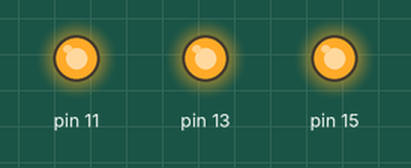
This program was run on a simulated Raspberry Pi (header pin numbers). On the bench: output pins drawn as LEDs (lit = HIGH). Threads take turns every 2 ms; what the program prints to the terminal is not drawn.

Above: at 0.04 s.
At 0.68 s:
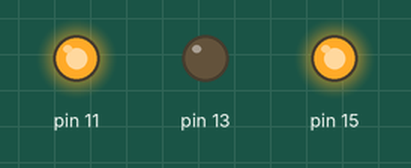
At 1.24 s:
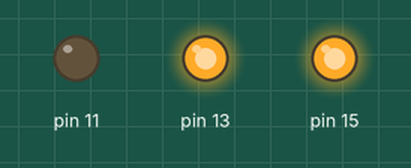
At 2.52 s:
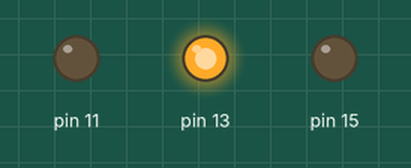
At 3.72 s:
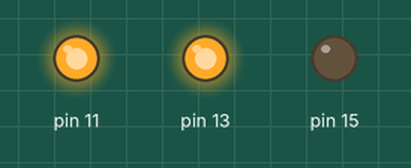
At 5.08 s:
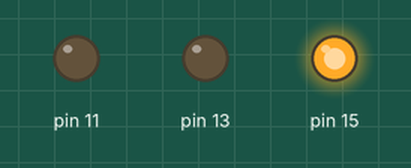
Timing chart, 0 to 5.4 s (numbered marks = the images above):
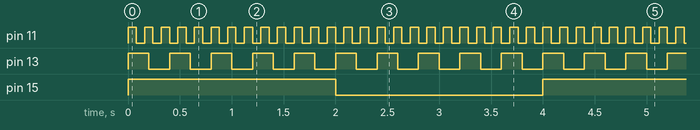

The program:

onoff.py
```python
import RPi.GPIO as GPIO
from time import sleep
import thread

GPIO.setmode(GPIO.BOARD)

GPIO.setup(11, GPIO.OUT)
GPIO.setup(13, GPIO.OUT)
GPIO.setup(15, GPIO.OUT)

def fast():
    while True:
        GPIO.output(11, True)
        sleep(.08)
        GPIO.output(11, False)
        sleep(.08)

def med():
    while True:
        GPIO.output(13, True)
        sleep(.2)
        GPIO.output(13, False)
        sleep(.2)

def slow():
    while True:
        GPIO.output(15, True)
        sleep(2)
        GPIO.output(15, False)
        sleep(2)

thread.start_new_thread(slow,())
thread.start_new_thread(fast,())
thread.start_new_thread(med,())

raw_input("press enter to exit")
```

Measured:
- by itself, pin 11: alternates HIGH for 0.08 s and LOW for 0.08 s
- by itself, pin 13: alternates HIGH for 0.20 s and LOW for 0.20 s
- by itself, pin 15: alternates HIGH for 2.0 s and LOW for 2.0 s
